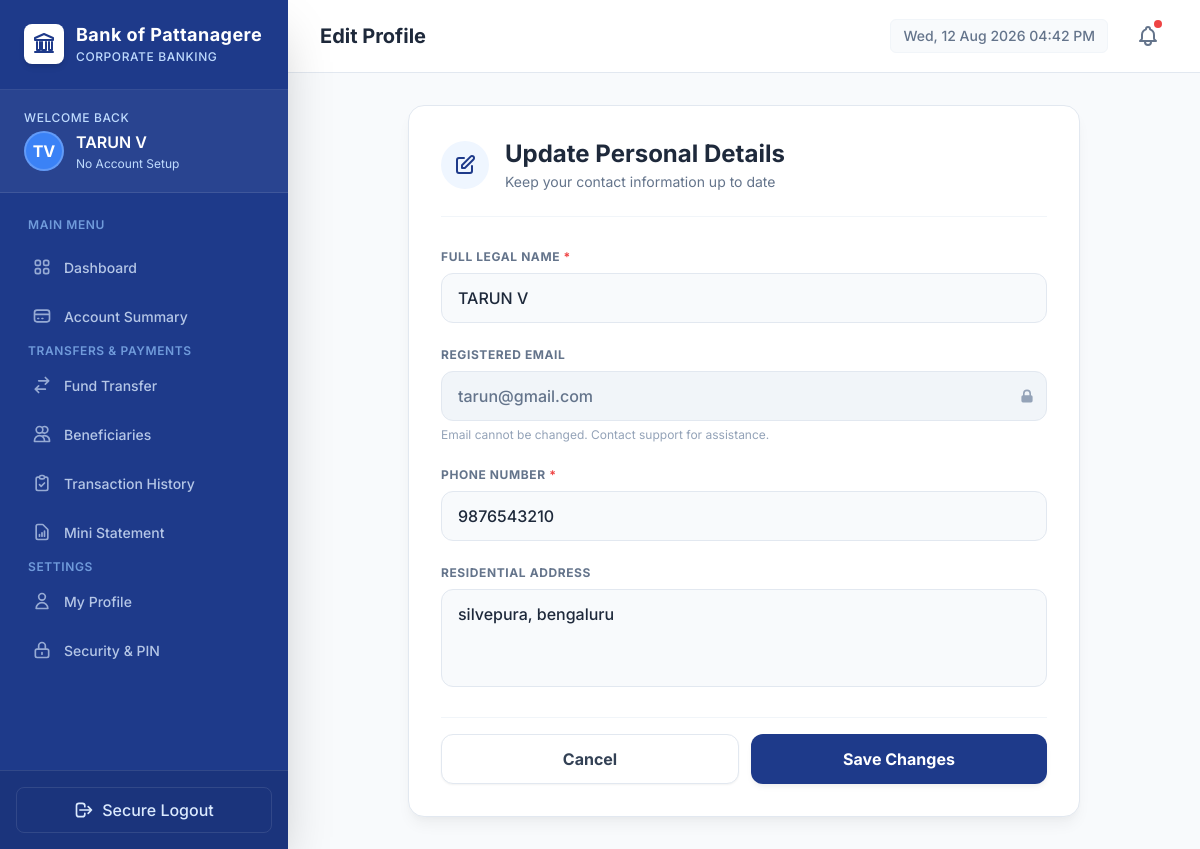
The app's page /customer/profile/edit (signed in) with its own data.
### models.py (models this page shows, shortened)
class User(UserMixin, db.Model):
    __tablename__ = 'users'
    id = db.Column(db.Integer, primary_key=True)
    name = db.Column(db.String(100), nullable=False)
    email = db.Column(db.String(120), unique=True, nullable=False)
    phone = db.Column(db.String(15), nullable=False)
    password_hash = db.Column(db.String(256), nullable=False)
    role = db.Column(db.String(20), nullable=False, default='customer')  # 'customer' or 'admin'
    address = db.Column(db.Text, default='')
    security_question = db.Column(db.String(200), default='')
    security_answer_hash = db.Column(db.String(256), default='')
    failed_login_attempts = db.Column(db.Integer, default=0)
    locked_until = db.Column(db.DateTime, nullable=True)
    transaction_pin_hash = db.Column(db.String(256), nullable=True)
    failed_pin_attempts = db.Column(db.Integer, default=0)
    pin_locked_until = db.Column(db.DateTime, nullable=True)
    has_default_pin = db.Column(db.Boolean, default=False)
    created_at = db.Column(db.DateTime, default=datetime.utcnow)
    account = db.relationship('Account', backref='user', uselist=False, lazy=True)
    beneficiaries = db.relationship('Beneficiary', backref='user', lazy=True)
    notifications = db.relationship('Notification', backref='user', lazy=True,
                                    order_by='Notification.created_at.desc()')
    logs = db.relationship('Log', backref='user', lazy=True)

### routes/customer.py (the view, shortened to what this page needs)
@customer_bp.route('/profile/edit', methods=['GET', 'POST'])
@customer_required
def edit_profile():
    return render_template('customer/edit_profile.html')

### routes/customer.py (called while the page is built)
def customer_required(f):
    @wraps(f)
    @login_required
    def decorated_function(*args, **kwargs):
        if current_user.role != 'customer':
            flash('Access denied. Customer accounts only.', 'error')
            return redirect(url_for('auth.login'))
        return f(*args, **kwargs)
    return decorated_function

### templates/customer/edit_profile.html (shortened to what this page needs)
{% extends 'base.html' %}
{% block page_title %}Edit Profile{% endblock %}
{% block content %}
<div class="max-w-2xl mx-auto animate-fade-in">
    <div class="bg-white rounded-2xl border border-slate-200 shadow-card p-8">
        <div class="flex items-center gap-4 mb-8 pb-6 border-b border-slate-100">
            <div class="w-12 h-12 bg-blue-50 text-primary rounded-full flex items-center justify-center">
                <svg class="w-6 h-6" fill="none" stroke="currentColor" viewBox="0 0 24 24"><path stroke-linecap="round" stroke-linejoin="round" stroke-width="2" d="M11 5H6a2 2 0 00-2 2v11a2 2 0 002 2h11a2 2 0 002-2v-5m-1.414-9.414a2 2 0 112.828 2.828L11.828 15H9v-2.828l8.586-8.586z"/></svg>
            </div>
            <div>
                <h1 class="text-2xl font-bold text-slate-800">Update Personal Details</h1>
                <p class="text-slate-500 text-sm mt-0.5">Keep your contact information up to date</p>
            </div>
        </div>
        <form method="POST" action="{{ url_for('customer.edit_profile') }}" class="space-y-6">
            <div class="grid grid-cols-1 gap-6">
                <div>
                    <label class="block text-xs font-bold text-slate-500 uppercase tracking-wider mb-2">Full Legal Name <span class="text-red-500">*</span></label>
                    <input type="text" name="name" value="{{ current_user.name }}" required
                        class="w-full px-4 py-3 bg-slate-50 border border-slate-200 rounded-xl focus:bg-white focus:ring-4 focus:ring-primary/10 focus:border-primary outline-none transition-all font-medium text-slate-800">
                </div>
                <div>
                    <label class="block text-xs font-bold text-slate-500 uppercase tracking-wider mb-2">Registered Email</label>
                    <div class="relative">
                        <input type="email" value="{{ current_user.email }}" disabled
                            class="w-full px-4 py-3 bg-slate-100 border border-slate-200 rounded-xl text-slate-500 cursor-not-allowed font-medium">
                        <div class="absolute inset-y-0 right-0 pr-3 flex items-center pointer-events-none">
                        </div>
                    </div>
                    <p class="text-xs text-slate-400 mt-1.5">Email cannot be changed. Contact support for assistance.</p>
                </div>
                <div>
                    <label class="block text-xs font-bold text-slate-500 uppercase tracking-wider mb-2">Phone Number <span class="text-red-500">*</span></label>
                    <input type="tel" name="phone" value="{{ current_user.phone }}" required
                        class="w-full px-4 py-3 bg-slate-50 border border-slate-200 rounded-xl focus:bg-white focus:ring-4 focus:ring-primary/10 focus:border-primary outline-none transition-all font-medium text-slate-800">
                </div>
                <div>
                    <label class="block text-xs font-bold text-slate-500 uppercase tracking-wider mb-2">Residential Address</label>
                    <textarea name="address" rows="3"
                        class="w-full px-4 py-3 bg-slate-50 border border-slate-200 rounded-xl focus:bg-white focus:ring-4 focus:ring-primary/10 focus:border-primary outline-none transition-all font-medium text-slate-800 resize-none">{{ current_user.address or '' }}</textarea>
                </div>
            </div>
            <div class="flex gap-3 pt-4 border-t border-slate-100">
                <a href="{{ url_for('customer.profile') }}" class="flex-1 py-3 bg-white border border-slate-200 hover:bg-slate-50 text-slate-700 font-bold rounded-xl transition-colors text-center shadow-sm">
                    Cancel
                </a>
                <button type="submit" class="flex-1 py-3 bg-primary hover:bg-primary-dark text-white font-bold rounded-xl transition-all shadow-subtle hover:shadow-card active:scale-[0.98]">
                    Save Changes
                </button>
            </div>
        </form>
    </div>
</div>
{% endblock %}

### templates/base.html (shortened to what this page needs)
<!DOCTYPE html>
<html lang="en">
<head>
    <script src="https://cdn.tailwindcss.com"></script>
    <link rel="stylesheet" href="{{ url_for('static', filename='css/custom.css') }}">
</head>
<body class="font-sans bg-gray-bg text-slate-800">
    <div class="flex h-screen overflow-hidden">
        <aside id="sidebar" class="fixed inset-y-0 left-0 z-30 w-72 bg-primary transform -translate-x-full lg:translate-x-0 transition-transform duration-300 ease-in-out flex flex-col shadow-2xl">
            <div class="flex items-center gap-3 px-6 py-6 border-b border-white/10">
                <div class="w-10 h-10 bg-white rounded-lg flex items-center justify-center flex-shrink-0 shadow-md">
                    <svg class="w-6 h-6 text-primary" fill="none" stroke="currentColor" viewBox="0 0 24 24">
                        <path stroke-linecap="round" stroke-linejoin="round" stroke-width="2" d="M3 6l9-4 9 4v2H3V6z"/>
                        <path stroke-linecap="round" stroke-linejoin="round" stroke-width="2" d="M5 10v8h3v-8M10 10v8h4v-8M17 10v8h3v-8M3 20h18"/>
                    </svg>
                </div>
                <div>
                    <h1 class="text-white font-bold text-lg leading-tight tracking-wide">Bank of Pattanagere</h1>
                    <p class="text-blue-200 text-xs font-medium tracking-wider uppercase mt-0.5">Corporate Banking</p>
                </div>
            </div>
            <div class="px-6 py-5 border-b border-white/10 bg-white/5">
                <p class="text-blue-200 text-xs font-medium uppercase tracking-wider mb-1">Welcome Back</p>
                <div class="flex items-center gap-3">
                    <div class="w-10 h-10 bg-blue-500 rounded-full flex items-center justify-center text-white font-bold border-2 border-white/20">
                        {{ current_user.name[0] }}{{ current_user.name.split(' ')[-1][0] if ' ' in current_user.name else '' }}
                    </div>
                    <div class="overflow-hidden">
                        <p class="text-white font-semibold truncate">{{ current_user.name }}</p>
                        {% if account %}
                        <p class="text-blue-200 text-xs font-mono mt-0.5">{{ account.account_number }}</p>
                        <div class="flex items-center gap-1.5 mt-1">
                            <span class="w-2 h-2 rounded-full {% if account.status == 'active' %}bg-green-400{% elif account.status == 'pending' %}bg-yellow-400{% else %}bg-red-400{% endif %}"></span>
                            <span class="text-xs text-white/80 capitalize">{{ account.status }} Account</span>
                        </div>
                        {% else %}
                        <p class="text-blue-200 text-xs mt-0.5">No Account Setup</p>
                        {% endif %}
                    </div>
                </div>
            </div>
            <nav class="flex-1 px-4 py-6 space-y-1 overflow-y-auto sidebar-scroll">
                <div class="text-xs font-semibold text-blue-300/70 uppercase tracking-wider mb-3 px-3">Main Menu</div>
                <a href="{{ url_for('customer.dashboard') }}" class="sidebar-link {% if request.endpoint == 'customer.dashboard' %}active{% endif %}">
                    <span>Dashboard</span>
                </a>
                <a href="{{ url_for('customer.accounts') }}" class="sidebar-link {% if request.endpoint == 'customer.accounts' %}active{% endif %}">
                    <svg class="w-5 h-5 opacity-80" fill="none" stroke="currentColor" viewBox="0 0 24 24"><path stroke-linecap="round" stroke-linejoin="round" stroke-width="2" d="M3 10h18M7 15h1m4 0h1m-7 4h12a3 3 0 003-3V8a3 3 0 00-3-3H6a3 3 0 00-3 3v8a3 3 0 003 3z"/></svg>
                    <span>Account Summary</span>
                </a>
                <div class="text-xs font-semibold text-blue-300/70 uppercase tracking-wider mb-3 mt-6 px-3">Transfers & Payments</div>
                <a href="{{ url_for('customer.transfer') }}" class="sidebar-link {% if request.endpoint == 'customer.transfer' %}active{% endif %}">
                    <svg class="w-5 h-5 opacity-80" fill="none" stroke="currentColor" viewBox="0 0 24 24"><path stroke-linecap="round" stroke-linejoin="round" stroke-width="2" d="M8 7h12m0 0l-4-4m4 4l-4 4m0 6H4m0 0l4 4m-4-4l4-4"/></svg>
                    <span>Fund Transfer</span>
                </a>
                <a href="{{ url_for('customer.beneficiaries') }}" class="sidebar-link {% if request.endpoint == 'customer.beneficiaries' %}active{% endif %}">
                    <svg class="w-5 h-5 opacity-80" fill="none" stroke="currentColor" viewBox="0 0 24 24"><path stroke-linecap="round" stroke-linejoin="round" stroke-width="2" d="M12 4.354a4 4 0 110 5.292M15 21H3v-1a6 6 0 0112 0v1zm0 0h6v-1a6 6 0 00-9-5.197M13 7a4 4 0 11-8 0 4 4 0 018 0z"/></svg>
                    <span>Beneficiaries</span>
                </a>
                <a href="{{ url_for('customer.transaction_history') }}" class="sidebar-link {% if request.endpoint == 'customer.transaction_history' %}active{% endif %}">
                    <svg class="w-5 h-5 opacity-80" fill="none" stroke="currentColor" viewBox="0 0 24 24"><path stroke-linecap="round" stroke-linejoin="round" stroke-width="2" d="M9 5H7a2 2 0 00-2 2v12a2 2 0 002 2h10a2 2 0 002-2V7a2 2 0 00-2-2h-2M9 5a2 2 0 002 2h2a2 2 0 002-2M9 5a2 2 0 012-2h2a2 2 0 012 2m-6 9l2 2 4-4"/></svg>
                    <span>Transaction History</span>
                </a>
                <a href="{{ url_for('customer.mini_statement') }}" class="sidebar-link {% if request.endpoint == 'customer.mini_statement' %}active{% endif %}">
                    <svg class="w-5 h-5 opacity-80" fill="none" stroke="currentColor" viewBox="0 0 24 24"><path stroke-linecap="round" stroke-linejoin="round" stroke-width="2" d="M9 17v-2m3 2v-4m3 4v-6m2 10H7a2 2 0 01-2-2V5a2 2 0 012-2h5.586a1 1 0 01.707.293l5.414 5.414a1 1 0 01.293.707V19a2 2 0 01-2 2z"/></svg>
                    <span>Mini Statement</span>
                </a>
                <div class="text-xs font-semibold text-blue-300/70 uppercase tracking-wider mb-3 mt-6 px-3">Settings</div>
                <a href="{{ url_for('customer.profile') }}" class="sidebar-link {% if request.endpoint == 'customer.profile' %}active{% endif %}">
                    <svg class="w-5 h-5 opacity-80" fill="none" stroke="currentColor" viewBox="0 0 24 24"><path stroke-linecap="round" stroke-linejoin="round" stroke-width="2" d="M16 7a4 4 0 11-8 0 4 4 0 018 0zM12 14a7 7 0 00-7 7h14a7 7 0 00-7-7z"/></svg>
                    <span>My Profile</span>
                </a>
                <a href="{{ url_for('customer.security') }}" class="sidebar-link {% if request.endpoint == 'customer.security' %}active{% endif %}">
                    <svg class="w-5 h-5 opacity-80" fill="none" stroke="currentColor" viewBox="0 0 24 24"><path stroke-linecap="round" stroke-linejoin="round" stroke-width="2" d="M12 15v2m-6 4h12a2 2 0 002-2v-6a2 2 0 00-2-2H6a2 2 0 00-2 2v6a2 2 0 002 2zm10-10V7a4 4 0 00-8 0v4h8z"/></svg>
                    <span>Security & PIN</span>
                </a>
            </nav>
            <div class="p-4 border-t border-white/10 bg-black/10">
                <a href="{{ url_for('auth.logout') }}" class="flex items-center justify-center gap-2 w-full py-2.5 px-4 rounded-lg text-blue-100 font-medium hover:bg-white/10 hover:text-white transition-colors border border-white/10">
                    <svg class="w-5 h-5" fill="none" stroke="currentColor" viewBox="0 0 24 24"><path stroke-linecap="round" stroke-linejoin="round" stroke-width="2" d="M17 16l4-4m0 0l-4-4m4 4H7m6 4v1a3 3 0 01-3 3H6a3 3 0 01-3-3V7a3 3 0 013-3h4a3 3 0 013 3v1"/></svg>
                    <span>Secure Logout</span>
                </a>
            </div>
        </aside>
        <div class="flex-1 lg:ml-72 flex flex-col overflow-hidden">
            <header class="bg-white border-b border-slate-200 px-4 sm:px-8 py-4 flex items-center justify-between sticky top-0 z-10">
                <div class="flex items-center gap-4">
                    <h2 class="text-xl font-bold text-slate-800 hidden sm:block">{% block page_title %}{% endblock %}</h2>
                </div>
                <div class="flex items-center gap-5 ml-auto">
                    <div class="hidden md:block text-sm text-slate-500 font-medium bg-slate-50 px-3 py-1.5 rounded-md border border-slate-100">
                        <span id="current-datetime"></span>
                    </div>
                    <a href="{{ url_for('customer.notifications') }}" class="relative p-2 rounded-full text-slate-500 hover:bg-slate-100 hover:text-primary transition-colors" id="notification-bell">
                        {% if unread_notification_count and unread_notification_count > 0 %}
                        <span class="absolute top-1 right-1.5 w-2 h-2 bg-red-500 rounded-full animate-pulse-soft"></span>
                        {% endif %}
                    </a>
                </div>
            </header>
            <main class="flex-1 overflow-y-auto p-4 sm:p-8 bg-gray-bg">
                <div class="max-w-6xl mx-auto">
                    {% block content %}{% endblock %}
                </div>
            </main>
        </div>
    </div>
</body>
</html>

### static/css/custom.css (style rules this page uses)
.animate-fade-in { animation: fadeIn 0.4s ease-out; }
.sidebar-link, .sidebar-link-admin { display: flex; align-items: center; gap: 0.75rem; padding: 0.75rem 1rem; border-radius: 0.5rem; color: rgba(219, 234, 254, 0.8); font-size: 0.875rem; font-weight: 500; transition: all 0.2s ease; text-decoration: none; margin-bottom: 0.25rem; }
.shadow-subtle { box-shadow: 0 4px 6px -1px rgba(0, 0, 0, 0.05), 0 2px 4px -1px rgba(0, 0, 0, 0.03); }
.shadow-card { box-shadow: 0 10px 15px -3px rgba(0, 0, 0, 0.05), 0 4px 6px -2px rgba(0, 0, 0, 0.025); }

### records on screen
User: name "T", name "V", name "TARUN V", email "tarun@gmail.com", phone "9876543210", address "silvepura, bengaluru"
